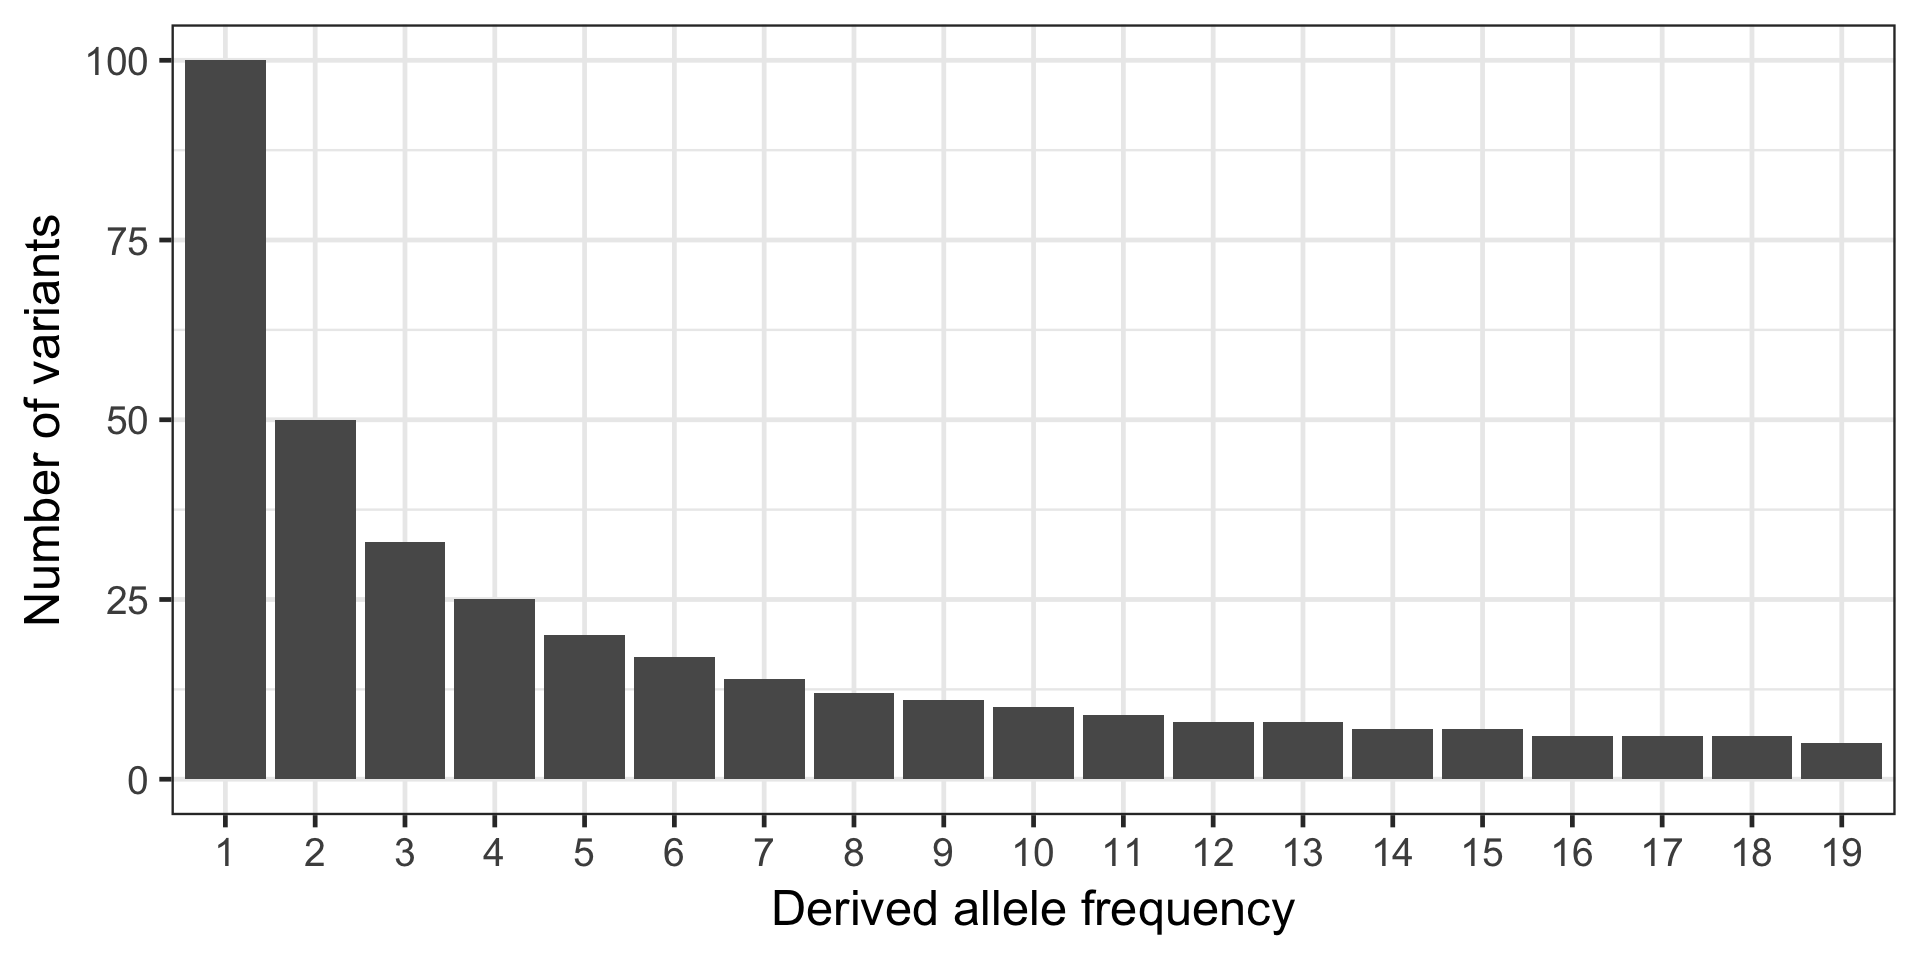

Here is the R script that generated this plot:
library(ggplot2)

sfs <- round(100/(1:19))
print(sfs)

sfs_data <- as.data.frame(cbind(1:19, sfs))
colnames(sfs_data) <- c('freq', 'count')

plot = ggplot(sfs_data, aes(x=as.factor(freq), y=count)) +
    geom_bar(stat='identity', position='dodge') +
    theme_bw() +
    xlab('Derived allele frequency')  +
    ylab("Number of variants")

png('sfs_example.png', width=6, height=3, units='in', res=320)

plot

dev.off()
